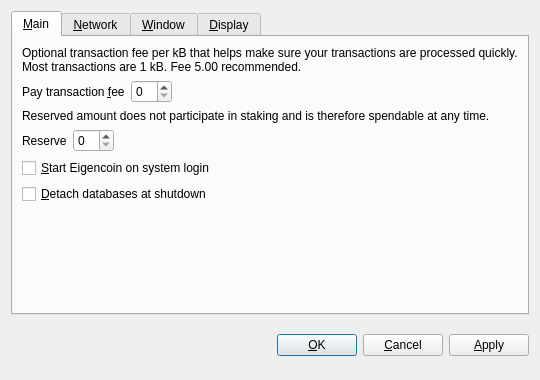
<?xml version="1.0" encoding="UTF-8"?>
<ui version="4.0">
 <class>OptionsDialog</class>
 <widget class="QDialog" name="OptionsDialog">
  <property name="geometry">
   <rect>
    <x>0</x>
    <y>0</y>
    <width>540</width>
    <height>380</height>
   </rect>
  </property>
  <property name="windowTitle">
   <string>Options</string>
  </property>
  <property name="modal">
   <bool>true</bool>
  </property>
  <layout class="QVBoxLayout" name="verticalLayout">
   <item>
    <widget class="QTabWidget" name="tabWidget">
     <property name="tabPosition">
      <enum>QTabWidget::North</enum>
     </property>
     <property name="currentIndex">
      <number>0</number>
     </property>
     <widget class="QWidget" name="tabMain">
      <attribute name="title">
       <string>&amp;Main</string>
      </attribute>
      <layout class="QVBoxLayout" name="verticalLayout_Main">
       <item>
        <widget class="QLabel" name="transactionFeeInfoLabel">
         <property name="text">
          <string>Optional transaction fee per kB that helps make sure your transactions are processed quickly. Most transactions are 1 kB. Fee 5.00 recommended.</string>
         </property>
         <property name="textFormat">
          <enum>Qt::PlainText</enum>
         </property>
         <property name="wordWrap">
          <bool>true</bool>
         </property>
        </widget>
       </item>
       <item>
        <layout class="QHBoxLayout" name="horizontalLayoutFee">
         <item>
          <widget class="QLabel" name="transactionFeeLabel">
           <property name="text">
            <string>Pay transaction &amp;fee</string>
           </property>
           <property name="textFormat">
            <enum>Qt::PlainText</enum>
           </property>
           <property name="buddy">
            <cstring>transactionFee</cstring>
           </property>
          </widget>
         </item>
         <item>
          <widget class="BitcoinAmountField" name="transactionFee"/>
         </item>
         <item>
          <spacer name="horizontalSpacerFee">
           <property name="orientation">
            <enum>Qt::Horizontal</enum>
           </property>
           <property name="sizeHint" stdset="0">
            <size>
             <width>40</width>
             <height>20</height>
            </size>
           </property>
          </spacer>
         </item>
        </layout>
       </item>
       <item>
        <widget class="QLabel" name="reserveBalanceInfoLabel">
         <property name="text">
          <string>Reserved amount does not participate in staking and is therefore spendable at any time.</string>
         </property>
         <property name="textFormat">
          <enum>Qt::PlainText</enum>
         </property>
         <property name="wordWrap">
          <bool>true</bool>
         </property>
        </widget>
       </item>
       <item>
        <layout class="QHBoxLayout" name="horizontalLayoutReserveBalance">
         <item>
          <widget class="QLabel" name="reserveBalanceLabel">
           <property name="text">
            <string>Reserve</string>
           </property>
           <property name="textFormat">
            <enum>Qt::PlainText</enum>
           </property>
           <property name="buddy">
            <cstring>reserveBalance</cstring>
           </property>
          </widget>
         </item>
         <item>
          <widget class="BitcoinAmountField" name="reserveBalance"/>
         </item>
         <item>
          <spacer name="horizontalSpacerReserveBalance">
           <property name="orientation">
            <enum>Qt::Horizontal</enum>
           </property>
           <property name="sizeHint" stdset="0">
            <size>
             <width>40</width>
             <height>20</height>
            </size>
           </property>
          </spacer>
         </item>
        </layout>
       </item>
       <item>
        <widget class="QCheckBox" name="bitcoinAtStartup">
         <property name="toolTip">
          <string>Automatically start Eigencoin after logging in to the system.</string>
         </property>
         <property name="text">
          <string>&amp;Start Eigencoin on system login</string>
         </property>
        </widget>
       </item>
       <item>
        <widget class="QCheckBox" name="detachDatabases">
         <property name="toolTip">
          <string>Detach block and address databases at shutdown. This means they can be moved to another data directory, but it slows down shutdown. The wallet is always detached.</string>
         </property>
         <property name="text">
          <string>&amp;Detach databases at shutdown</string>
         </property>
        </widget>
       </item>
       <item>
        <spacer name="verticalSpacer_Main">
         <property name="orientation">
          <enum>Qt::Vertical</enum>
         </property>
         <property name="sizeHint" stdset="0">
          <size>
           <width>20</width>
           <height>40</height>
          </size>
         </property>
        </spacer>
       </item>
      </layout>
     </widget>
     <widget class="QWidget" name="tabNetwork">
      <attribute name="title">
       <string>&amp;Network</string>
      </attribute>
      <layout class="QVBoxLayout" name="verticalLayout_Network">
       <item>
        <widget class="QCheckBox" name="mapPortUpnp">
         <property name="toolTip">
          <string>Automatically open the Eigencoin client port on the router. This only works when your router supports UPnP and it is enabled.</string>
         </property>
         <property name="text">
          <string>Map port using &amp;UPnP</string>
         </property>
        </widget>
       </item>
       <item>
        <widget class="QCheckBox" name="connectSocks">
         <property name="toolTip">
          <string>Connect to the Eigencoin network through a SOCKS proxy (e.g. when connecting through Tor).</string>
         </property>
         <property name="text">
          <string>&amp;Connect through SOCKS proxy:</string>
         </property>
        </widget>
       </item>
       <item>
        <layout class="QHBoxLayout" name="horizontalLayout_Network">
         <item>
          <widget class="QLabel" name="proxyIpLabel">
           <property name="text">
            <string>Proxy &amp;IP:</string>
           </property>
           <property name="textFormat">
            <enum>Qt::PlainText</enum>
           </property>
           <property name="buddy">
            <cstring>proxyIp</cstring>
           </property>
          </widget>
         </item>
         <item>
          <widget class="QValidatedLineEdit" name="proxyIp">
           <property name="maximumSize">
            <size>
             <width>140</width>
             <height>16777215</height>
            </size>
           </property>
           <property name="toolTip">
            <string>IP address of the proxy (e.g. 127.0.0.1)</string>
           </property>
          </widget>
         </item>
         <item>
          <widget class="QLabel" name="proxyPortLabel">
           <property name="text">
            <string>&amp;Port:</string>
           </property>
           <property name="textFormat">
            <enum>Qt::PlainText</enum>
           </property>
           <property name="buddy">
            <cstring>proxyPort</cstring>
           </property>
          </widget>
         </item>
         <item>
          <widget class="QLineEdit" name="proxyPort">
           <property name="maximumSize">
            <size>
             <width>55</width>
             <height>16777215</height>
            </size>
           </property>
           <property name="toolTip">
            <string>Port of the proxy (e.g. 9050)</string>
           </property>
          </widget>
         </item>
         <item>
          <widget class="QLabel" name="socksVersionLabel">
           <property name="text">
            <string>SOCKS &amp;Version:</string>
           </property>
           <property name="textFormat">
            <enum>Qt::PlainText</enum>
           </property>
           <property name="buddy">
            <cstring>socksVersion</cstring>
           </property>
          </widget>
         </item>
         <item>
          <widget class="QValueComboBox" name="socksVersion">
           <property name="toolTip">
            <string>SOCKS version of the proxy (e.g. 5)</string>
           </property>
          </widget>
         </item>
         <item>
          <spacer name="horizontalSpacer_Network">
           <property name="orientation">
            <enum>Qt::Horizontal</enum>
           </property>
           <property name="sizeHint" stdset="0">
            <size>
             <width>40</width>
             <height>20</height>
            </size>
           </property>
          </spacer>
         </item>
        </layout>
       </item>
       <item>
        <spacer name="verticalSpacer_Network">
         <property name="orientation">
          <enum>Qt::Vertical</enum>
         </property>
         <property name="sizeHint" stdset="0">
          <size>
           <width>20</width>
           <height>40</height>
          </size>
         </property>
        </spacer>
       </item>
      </layout>
     </widget>
     <widget class="QWidget" name="tabWindow">
      <attribute name="title">
       <string>&amp;Window</string>
      </attribute>
      <layout class="QVBoxLayout" name="verticalLayout_Window">
       <item>
        <widget class="QCheckBox" name="minimizeToTray">
         <property name="toolTip">
          <string>Show only a tray icon after minimizing the window.</string>
         </property>
         <property name="text">
          <string>&amp;Minimize to the tray instead of the taskbar</string>
         </property>
        </widget>
       </item>
       <item>
        <widget class="QCheckBox" name="minimizeOnClose">
         <property name="toolTip">
          <string>Minimize instead of exit the application when the window is closed. When this option is enabled, the application will be closed only after selecting Quit in the menu.</string>
         </property>
         <property name="text">
          <string>M&amp;inimize on close</string>
         </property>
        </widget>
       </item>
       <item>
        <spacer name="verticalSpacer_Window">
         <property name="orientation">
          <enum>Qt::Vertical</enum>
         </property>
         <property name="sizeHint" stdset="0">
          <size>
           <width>20</width>
           <height>40</height>
          </size>
         </property>
        </spacer>
       </item>
      </layout>
     </widget>
     <widget class="QWidget" name="tabDisplay">
      <attribute name="title">
       <string>&amp;Display</string>
      </attribute>
      <layout class="QVBoxLayout" name="verticalLayout_Display">
       <item>
        <layout class="QHBoxLayout" name="horizontalLayout_1_Display">
         <item>
          <widget class="QLabel" name="langLabel">
           <property name="text">
            <string>User Interface &amp;language:</string>
           </property>
           <property name="textFormat">
            <enum>Qt::PlainText</enum>
           </property>
           <property name="buddy">
            <cstring>lang</cstring>
           </property>
          </widget>
         </item>
         <item>
          <widget class="QValueComboBox" name="lang">
           <property name="toolTip">
            <string>The user interface language can be set here. This setting will take effect after restarting Eigencoin.</string>
           </property>
          </widget>
         </item>
        </layout>
       </item>
       <item>
        <layout class="QHBoxLayout" name="horizontalLayout_2_Display">
         <item>
          <widget class="QLabel" name="unitLabel">
           <property name="text">
            <string>&amp;Unit to show amounts in:</string>
           </property>
           <property name="textFormat">
            <enum>Qt::PlainText</enum>
           </property>
           <property name="buddy">
            <cstring>unit</cstring>
           </property>
          </widget>
         </item>
         <item>
          <widget class="QValueComboBox" name="unit">
           <property name="toolTip">
            <string>Choose the default subdivision unit to show in the interface and when sending coins.</string>
           </property>
          </widget>
         </item>
        </layout>
       </item>
       <item>
        <widget class="QCheckBox" name="displayAddresses">
         <property name="toolTip">
          <string>Whether to show Eigencoin addresses in the transaction list or not.</string>
         </property>
         <property name="text">
          <string>&amp;Display addresses in transaction list</string>
         </property>
        </widget>
       </item>
       <item>
        <widget class="QCheckBox" name="coinControlFeatures">
         <property name="toolTip">
          <string>Whether to show coin control features or not.</string>
         </property>
         <property name="text">
          <string>Display coin &amp;control features (experts only!)</string>
         </property>
        </widget>
       </item>
       <item>
        <spacer name="verticalSpacer_Display">
         <property name="orientation">
          <enum>Qt::Vertical</enum>
         </property>
         <property name="sizeHint" stdset="0">
          <size>
           <width>20</width>
           <height>40</height>
          </size>
         </property>
        </spacer>
       </item>
      </layout>
     </widget>
    </widget>
   </item>
   <item>
    <layout class="QHBoxLayout" name="horizontalLayout_Buttons">
     <item>
      <spacer name="horizontalSpacer_1">
       <property name="orientation">
        <enum>Qt::Horizontal</enum>
       </property>
       <property name="sizeHint" stdset="0">
        <size>
         <width>40</width>
         <height>48</height>
        </size>
       </property>
      </spacer>
     </item>
     <item>
      <widget class="QLabel" name="statusLabel">
       <property name="font">
        <font>
         <weight>75</weight>
         <bold>true</bold>
        </font>
       </property>
       <property name="text">
        <string/>
       </property>
       <property name="textFormat">
        <enum>Qt::PlainText</enum>
       </property>
       <property name="wordWrap">
        <bool>true</bool>
       </property>
      </widget>
     </item>
     <item>
      <spacer name="horizontalSpacer_2">
       <property name="orientation">
        <enum>Qt::Horizontal</enum>
       </property>
       <property name="sizeHint" stdset="0">
        <size>
         <width>40</width>
         <height>48</height>
        </size>
       </property>
      </spacer>
     </item>
     <item>
      <widget class="QPushButton" name="okButton">
       <property name="text">
        <string>&amp;OK</string>
       </property>
      </widget>
     </item>
     <item>
      <widget class="QPushButton" name="cancelButton">
       <property name="text">
        <string>&amp;Cancel</string>
       </property>
       <property name="autoDefault">
        <bool>false</bool>
       </property>
      </widget>
     </item>
     <item>
      <widget class="QPushButton" name="applyButton">
       <property name="text">
        <string>&amp;Apply</string>
       </property>
       <property name="autoDefault">
        <bool>false</bool>
       </property>
      </widget>
     </item>
    </layout>
   </item>
  </layout>
 </widget>
 <customwidgets>
  <customwidget>
   <class>BitcoinAmountField</class>
   <extends>QSpinBox</extends>
   <header>bitcoinamountfield.h</header>
  </customwidget>
  <customwidget>
   <class>QValueComboBox</class>
   <extends>QComboBox</extends>
   <header>qvaluecombobox.h</header>
  </customwidget>
  <customwidget>
   <class>QValidatedLineEdit</class>
   <extends>QLineEdit</extends>
   <header>qvalidatedlineedit.h</header>
  </customwidget>
 </customwidgets>
 <resources/>
 <connections/>
</ui>
